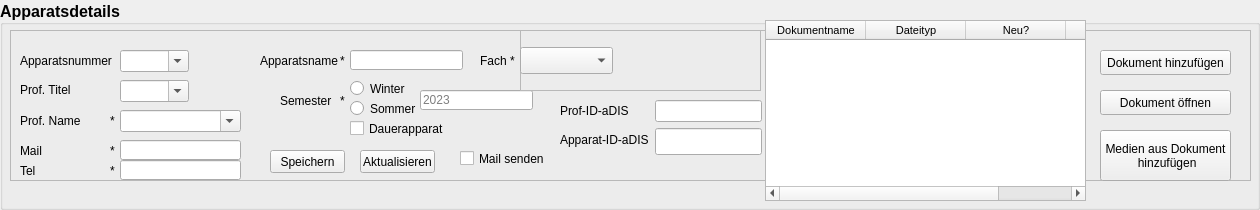
               <widget class="QGroupBox" name="app_group_box">
                <property name="sizePolicy">
                 <sizepolicy hsizetype="Preferred" vsizetype="Fixed">
                  <horstretch>0</horstretch>
                  <verstretch>0</verstretch>
                 </sizepolicy>
                </property>
                <property name="minimumSize">
                 <size>
                  <width>0</width>
                  <height>210</height>
                 </size>
                </property>
                <property name="font">
                 <font>
                  <pointsize>12</pointsize>
                  <weight>75</weight>
                  <bold>true</bold>
                 </font>
                </property>
                <property name="title">
                 <string>Apparatsdetails</string>
                </property>
                <property name="alignment">
                 <set>Qt::AlignLeading|Qt::AlignLeft|Qt::AlignVCenter</set>
                </property>
                <property name="checkable">
                 <bool>false</bool>
                </property>
                <widget class="QTableWidget" name="dokument_list">
                 <property name="geometry">
                  <rect>
                   <x>765</x>
                   <y>20</y>
                   <width>321</width>
                   <height>181</height>
                  </rect>
                 </property>
                 <property name="font">
                  <font>
                   <pointsize>10</pointsize>
                   <weight>50</weight>
                   <bold>false</bold>
                   <kerning>false</kerning>
                  </font>
                 </property>
                 <property name="focusPolicy">
                  <enum>Qt::NoFocus</enum>
                 </property>
                 <property name="acceptDrops">
                  <bool>true</bool>
                 </property>
                 <property name="sizeAdjustPolicy">
                  <enum>QAbstractScrollArea::AdjustToContents</enum>
                 </property>
                 <property name="dragEnabled">
                  <bool>true</bool>
                 </property>
                 <property name="dragDropMode">
                  <enum>QAbstractItemView::DropOnly</enum>
                 </property>
                 <property name="defaultDropAction">
                  <enum>Qt::LinkAction</enum>
                 </property>
                 <property name="selectionMode">
                  <enum>QAbstractItemView::SingleSelection</enum>
                 </property>
                 <column>
                  <property name="text">
                   <string>Dokumentname</string>
                  </property>
                  <property name="font">
                   <font>
                    <family>Arial</family>
                    <pointsize>8</pointsize>
                   </font>
                  </property>
                 </column>
                 <column>
                  <property name="text">
                   <string>Dateityp</string>
                  </property>
                  <property name="font">
                   <font>
                    <family>Arial</family>
                    <pointsize>8</pointsize>
                   </font>
                  </property>
                 </column>
                 <column>
                  <property name="text">
                   <string>Neu?</string>
                  </property>
                  <property name="font">
                   <font>
                    <family>Arial</family>
                    <pointsize>8</pointsize>
                   </font>
                  </property>
                 </column>
                 <column>
                  <property name="text">
                   <string>path</string>
                  </property>
                 </column>
                </widget>
                <widget class="QFrame" name="frame">
                 <property name="enabled">
                  <bool>true</bool>
                 </property>
                 <property name="geometry">
                  <rect>
                   <x>10</x>
                   <y>30</y>
                   <width>1241</width>
                   <height>151</height>
                  </rect>
                 </property>
                 <property name="sizePolicy">
                  <sizepolicy hsizetype="Fixed" vsizetype="Fixed">
                   <horstretch>0</horstretch>
                   <verstretch>0</verstretch>
                  </sizepolicy>
                 </property>
                 <property name="frameShape">
                  <enum>QFrame::StyledPanel</enum>
                 </property>
                 <property name="frameShadow">
                  <enum>QFrame::Raised</enum>
                 </property>
                 <widget class="QComboBox" name="drpdwn_prof_title">
                  <property name="geometry">
                   <rect>
                    <x>110</x>
                    <y>50</y>
                    <width>69</width>
                    <height>22</height>
                   </rect>
                  </property>
                  <property name="font">
                   <font>
                    <pointsize>9</pointsize>
                    <weight>50</weight>
                    <bold>false</bold>
                   </font>
                  </property>
                  <property name="editable">
                   <bool>true</bool>
                  </property>
                 </widget>
                 <widget class="QLabel" name="label_5">
                  <property name="geometry">
                   <rect>
                    <x>250</x>
                    <y>20</y>
                    <width>91</width>
                    <height>21</height>
                   </rect>
                  </property>
                  <property name="font">
                   <font>
                    <pointsize>9</pointsize>
                    <weight>50</weight>
                    <bold>false</bold>
                   </font>
                  </property>
                  <property name="text">
                   <string>Apparatsname</string>
                  </property>
                 </widget>
                 <widget class="QRadioButton" name="sem_winter">
                  <property name="geometry">
                   <rect>
                    <x>340</x>
                    <y>50</y>
                    <width>82</width>
                    <height>17</height>
                   </rect>
                  </property>
                  <property name="font">
                   <font>
                    <pointsize>9</pointsize>
                    <weight>50</weight>
                    <bold>false</bold>
                   </font>
                  </property>
                  <property name="focusPolicy">
                   <enum>Qt::NoFocus</enum>
                  </property>
                  <property name="text">
                   <string>Winter</string>
                  </property>
                 </widget>
                 <widget class="QLabel" name="label_4">
                  <property name="geometry">
                   <rect>
                    <x>10</x>
                    <y>80</y>
                    <width>71</width>
                    <height>21</height>
                   </rect>
                  </property>
                  <property name="font">
                   <font>
                    <pointsize>9</pointsize>
                    <weight>50</weight>
                    <bold>false</bold>
                   </font>
                  </property>
                  <property name="text">
                   <string>Prof. Name</string>
                  </property>
                 </widget>
                 <widget class="QComboBox" name="drpdwn_app_nr">
                  <property name="geometry">
                   <rect>
                    <x>110</x>
                    <y>20</y>
                    <width>69</width>
                    <height>22</height>
                   </rect>
                  </property>
                  <property name="font">
                   <font>
                    <pointsize>9</pointsize>
                    <weight>50</weight>
                    <bold>false</bold>
                   </font>
                  </property>
                  <property name="inputMethodHints">
                   <set>Qt::ImhDigitsOnly</set>
                  </property>
                  <property name="editable">
                   <bool>true</bool>
                  </property>
                 </widget>
                 <widget class="QLineEdit" name="app_name">
                  <property name="geometry">
                   <rect>
                    <x>340</x>
                    <y>20</y>
                    <width>113</width>
                    <height>20</height>
                   </rect>
                  </property>
                  <property name="font">
                   <font>
                    <pointsize>9</pointsize>
                    <weight>50</weight>
                    <bold>false</bold>
                   </font>
                  </property>
                  <property name="focusPolicy">
                   <enum>Qt::StrongFocus</enum>
                  </property>
                 </widget>
                 <widget class="QRadioButton" name="sem_sommer">
                  <property name="geometry">
                   <rect>
                    <x>340</x>
                    <y>70</y>
                    <width>82</width>
                    <height>17</height>
                   </rect>
                  </property>
                  <property name="font">
                   <font>
                    <pointsize>9</pointsize>
                    <weight>50</weight>
                    <bold>false</bold>
                   </font>
                  </property>
                  <property name="focusPolicy">
                   <enum>Qt::NoFocus</enum>
                  </property>
                  <property name="text">
                   <string>Sommer</string>
                  </property>
                 </widget>
                 <widget class="QLabel" name="label_3">
                  <property name="geometry">
                   <rect>
                    <x>10</x>
                    <y>50</y>
                    <width>61</width>
                    <height>20</height>
                   </rect>
                  </property>
                  <property name="font">
                   <font>
                    <pointsize>9</pointsize>
                    <weight>50</weight>
                    <bold>false</bold>
                   </font>
                  </property>
                  <property name="text">
                   <string>Prof. Titel</string>
                  </property>
                 </widget>
                 <widget class="QLabel" name="label_6">
                  <property name="geometry">
                   <rect>
                    <x>270</x>
                    <y>60</y>
                    <width>61</width>
                    <height>21</height>
                   </rect>
                  </property>
                  <property name="font">
                   <font>
                    <pointsize>9</pointsize>
                    <weight>50</weight>
                    <bold>false</bold>
                   </font>
                  </property>
                  <property name="text">
                   <string>Semester</string>
                  </property>
                 </widget>
                 <widget class="QLineEdit" name="sem_year">
                  <property name="geometry">
                   <rect>
                    <x>410</x>
                    <y>60</y>
                    <width>113</width>
                    <height>20</height>
                   </rect>
                  </property>
                  <property name="font">
                   <font>
                    <pointsize>9</pointsize>
                    <weight>50</weight>
                    <bold>false</bold>
                   </font>
                  </property>
                  <property name="focusPolicy">
                   <enum>Qt::StrongFocus</enum>
                  </property>
                  <property name="maxLength">
                   <number>4</number>
                  </property>
                  <property name="placeholderText">
                   <string>2023</string>
                  </property>
                 </widget>
                 <widget class="QLabel" name="label_2">
                  <property name="geometry">
                   <rect>
                    <x>10</x>
                    <y>20</y>
                    <width>101</width>
                    <height>21</height>
                   </rect>
                  </property>
                  <property name="font">
                   <font>
                    <pointsize>9</pointsize>
                    <weight>50</weight>
                    <bold>false</bold>
                   </font>
                  </property>
                  <property name="text">
                   <string>Apparatsnummer</string>
                  </property>
                 </widget>
                 <widget class="QPushButton" name="btn_apparat_save">
                  <property name="geometry">
                   <rect>
                    <x>260</x>
                    <y>120</y>
                    <width>75</width>
                    <height>23</height>
                   </rect>
                  </property>
                  <property name="font">
                   <font>
                    <pointsize>9</pointsize>
                    <weight>50</weight>
                    <bold>false</bold>
                   </font>
                  </property>
                  <property name="text">
                   <string>Speichern</string>
                  </property>
                 </widget>
                 <widget class="QPushButton" name="btn_apparat_apply">
                  <property name="geometry">
                   <rect>
                    <x>350</x>
                    <y>120</y>
                    <width>75</width>
                    <height>23</height>
                   </rect>
                  </property>
                  <property name="font">
                   <font>
                    <pointsize>9</pointsize>
                    <weight>50</weight>
                    <bold>false</bold>
                   </font>
                  </property>
                  <property name="text">
                   <string>Aktualisieren</string>
                  </property>
                 </widget>
                 <widget class="QCheckBox" name="check_eternal_app">
                  <property name="geometry">
                   <rect>
                    <x>340</x>
                    <y>90</y>
                    <width>101</width>
                    <height>17</height>
                   </rect>
                  </property>
                  <property name="font">
                   <font>
                    <pointsize>9</pointsize>
                    <weight>50</weight>
                    <bold>false</bold>
                   </font>
                  </property>
                  <property name="text">
                   <string>Dauerapparat</string>
                  </property>
                 </widget>
                 <widget class="QLabel" name="label_8">
                  <property name="geometry">
                   <rect>
                    <x>10</x>
                    <y>110</y>
                    <width>71</width>
                    <height>21</height>
                   </rect>
                  </property>
                  <property name="font">
                   <font>
                    <pointsize>9</pointsize>
                    <weight>50</weight>
                    <bold>false</bold>
                   </font>
                  </property>
                  <property name="text">
                   <string>Mail</string>
                  </property>
                 </widget>
                 <widget class="QLineEdit" name="prof_mail">
                  <property name="geometry">
                   <rect>
                    <x>110</x>
                    <y>110</y>
                    <width>121</width>
                    <height>20</height>
                   </rect>
                  </property>
                  <property name="font">
                   <font>
                    <pointsize>9</pointsize>
                    <weight>50</weight>
                    <bold>false</bold>
                   </font>
                  </property>
                  <property name="inputMethodHints">
                   <set>Qt::ImhEmailCharactersOnly</set>
                  </property>
                  <property name="maxLength">
                   <number>200</number>
                  </property>
                  <property name="placeholderText">
                   <string/>
                  </property>
                 </widget>
                 <widget class="QLabel" name="label_9">
                  <property name="geometry">
                   <rect>
                    <x>10</x>
                    <y>130</y>
                    <width>71</width>
                    <height>21</height>
                   </rect>
                  </property>
                  <property name="font">
                   <font>
                    <pointsize>9</pointsize>
                    <weight>50</weight>
                    <bold>false</bold>
                   </font>
                  </property>
                  <property name="text">
                   <string>Tel</string>
                  </property>
                 </widget>
                 <widget class="QLineEdit" name="prof_tel_nr">
                  <property name="geometry">
                   <rect>
                    <x>110</x>
                    <y>130</y>
                    <width>121</width>
                    <height>20</height>
                   </rect>
                  </property>
                  <property name="font">
                   <font>
                    <pointsize>9</pointsize>
                    <weight>50</weight>
                    <bold>false</bold>
                   </font>
                  </property>
                  <property name="inputMethodHints">
                   <set>Qt::ImhDigitsOnly</set>
                  </property>
                  <property name="placeholderText">
                   <string/>
                  </property>
                 </widget>
                 <widget class="QLabel" name="label_10">
                  <property name="geometry">
                   <rect>
                    <x>470</x>
                    <y>20</y>
                    <width>51</width>
                    <height>21</height>
                   </rect>
                  </property>
                  <property name="font">
                   <font>
                    <pointsize>9</pointsize>
                    <weight>50</weight>
                    <bold>false</bold>
                   </font>
                  </property>
                  <property name="text">
                   <string>Fach</string>
                  </property>
                 </widget>
                 <widget class="QComboBox" name="drpdwn_prof_name">
                  <property name="geometry">
                   <rect>
                    <x>110</x>
                    <y>80</y>
                    <width>121</width>
                    <height>22</height>
                   </rect>
                  </property>
                  <property name="font">
                   <font>
                    <pointsize>8</pointsize>
                    <weight>50</weight>
                    <bold>false</bold>
                   </font>
                  </property>
                  <property name="focusPolicy">
                   <enum>Qt::StrongFocus</enum>
                  </property>
                  <property name="editable">
                   <bool>true</bool>
                  </property>
                  <property name="currentText">
                   <string/>
                  </property>
                  <property name="insertPolicy">
                   <enum>QComboBox::InsertAlphabetically</enum>
                  </property>
                  <property name="frame">
                   <bool>true</bool>
                  </property>
                 </widget>
                 <widget class="QLabel" name="mail_mand">
                  <property name="geometry">
                   <rect>
                    <x>100</x>
                    <y>110</y>
                    <width>47</width>
                    <height>21</height>
                   </rect>
                  </property>
                  <property name="font">
                   <font>
                    <pointsize>9</pointsize>
                    <weight>50</weight>
                    <bold>false</bold>
                   </font>
                  </property>
                  <property name="text">
                   <string>*</string>
                  </property>
                 </widget>
                 <widget class="QLabel" name="telnr_mand">
                  <property name="geometry">
                   <rect>
                    <x>100</x>
                    <y>130</y>
                    <width>47</width>
                    <height>21</height>
                   </rect>
                  </property>
                  <property name="font">
                   <font>
                    <pointsize>9</pointsize>
                    <weight>50</weight>
                    <bold>false</bold>
                   </font>
                  </property>
                  <property name="text">
                   <string>*</string>
                  </property>
                 </widget>
                 <widget class="QLabel" name="profname_mand">
                  <property name="geometry">
                   <rect>
                    <x>100</x>
                    <y>80</y>
                    <width>47</width>
                    <height>21</height>
                   </rect>
                  </property>
                  <property name="font">
                   <font>
                    <pointsize>9</pointsize>
                    <weight>50</weight>
                    <bold>false</bold>
                   </font>
                  </property>
                  <property name="text">
                   <string>*</string>
                  </property>
                 </widget>
                 <widget class="QLabel" name="appname_mand">
                  <property name="geometry">
                   <rect>
                    <x>330</x>
                    <y>20</y>
                    <width>16</width>
                    <height>21</height>
                   </rect>
                  </property>
                  <property name="font">
                   <font>
                    <pointsize>9</pointsize>
                    <weight>50</weight>
                    <bold>false</bold>
                   </font>
                  </property>
                  <property name="text">
                   <string>*</string>
                  </property>
                 </widget>
                 <widget class="QLabel" name="fach_mand">
                  <property name="geometry">
                   <rect>
                    <x>500</x>
                    <y>20</y>
                    <width>47</width>
                    <height>21</height>
                   </rect>
                  </property>
                  <property name="font">
                   <font>
                    <pointsize>9</pointsize>
                    <weight>50</weight>
                    <bold>false</bold>
                   </font>
                  </property>
                  <property name="focusPolicy">
                   <enum>Qt::NoFocus</enum>
                  </property>
                  <property name="text">
                   <string>*</string>
                  </property>
                 </widget>
                 <widget class="QLabel" name="_mand">
                  <property name="geometry">
                   <rect>
                    <x>330</x>
                    <y>60</y>
                    <width>16</width>
                    <height>21</height>
                   </rect>
                  </property>
                  <property name="font">
                   <font>
                    <pointsize>9</pointsize>
                    <weight>50</weight>
                    <bold>false</bold>
                   </font>
                  </property>
                  <property name="text">
                   <string>*</string>
                  </property>
                 </widget>
                 <widget class="QPushButton" name="btn_add_document">
                  <property name="geometry">
                   <rect>
                    <x>1090</x>
                    <y>20</y>
                    <width>131</width>
                    <height>25</height>
                   </rect>
                  </property>
                  <property name="font">
                   <font>
                    <pointsize>9</pointsize>
                    <weight>50</weight>
                    <bold>false</bold>
                   </font>
                  </property>
                  <property name="text">
                   <string>Dokument hinzufügen</string>
                  </property>
                 </widget>
                 <widget class="QPushButton" name="btn_open_document">
                  <property name="geometry">
                   <rect>
                    <x>1090</x>
                    <y>60</y>
                    <width>131</width>
                    <height>25</height>
                   </rect>
                  </property>
                  <property name="font">
                   <font>
                    <pointsize>9</pointsize>
                    <weight>50</weight>
                    <bold>false</bold>
                   </font>
                  </property>
                  <property name="text">
                   <string>Dokument öffnen</string>
                  </property>
                 </widget>
                 <widget class="QPushButton" name="check_file">
                  <property name="geometry">
                   <rect>
                    <x>1090</x>
                    <y>100</y>
                    <width>131</width>
                    <height>51</height>
                   </rect>
                  </property>
                  <property name="font">
                   <font>
                    <pointsize>9</pointsize>
                    <weight>50</weight>
                    <bold>false</bold>
                   </font>
                  </property>
                  <property name="toolTip">
                   <string>Abhängig von der Anzahl der Medien kann die Suche sehr lange dauern</string>
                  </property>
                  <property name="text">
                   <string>Medien aus Dokument
 hinzufügen</string>
                  </property>
                 </widget>
                 <widget class="QWidget" name="formLayoutWidget_2">
                  <property name="geometry">
                   <rect>
                    <x>550</x>
                    <y>70</y>
                    <width>202</width>
                    <height>80</height>
                   </rect>
                  </property>
                  <layout class="QFormLayout" name="formLayout_3">
                   <item row="0" column="0">
                    <widget class="QLabel" name="label_12">
                     <property name="font">
                      <font>
                       <pointsize>9</pointsize>
                       <weight>50</weight>
                       <bold>false</bold>
                      </font>
                     </property>
                     <property name="text">
                      <string>Prof-ID-aDIS</string>
                     </property>
                    </widget>
                   </item>
                   <item row="0" column="1">
                    <widget class="QLineEdit" name="prof_id_adis">
                     <property name="font">
                      <font>
                       <pointsize>9</pointsize>
                       <weight>50</weight>
                       <bold>false</bold>
                      </font>
                     </property>
                    </widget>
                   </item>
                   <item row="1" column="0">
                    <widget class="QLabel" name="label_13">
                     <property name="font">
                      <font>
                       <pointsize>9</pointsize>
                       <weight>50</weight>
                       <bold>false</bold>
                      </font>
                     </property>
                     <property name="text">
                      <string>Apparat-ID-aDIS</string>
                     </property>
                    </widget>
                   </item>
                   <item row="1" column="1">
                    <widget class="QLineEdit" name="apparat_id_adis"/>
                   </item>
                  </layout>
                 </widget>
                 <widget class="QCheckBox" name="check_send_mail">
                  <property name="geometry">
                   <rect>
                    <x>450</x>
                    <y>120</y>
                    <width>91</width>
                    <height>17</height>
                   </rect>
                  </property>
                  <property name="font">
                   <font>
                    <pointsize>9</pointsize>
                    <weight>50</weight>
                    <bold>false</bold>
                   </font>
                  </property>
                  <property name="text">
                   <string>Mail senden</string>
                  </property>
                 </widget>
                 <widget class="QFrame" name="frame_3">
                  <property name="geometry">
                   <rect>
                    <x>510</x>
                    <y>0</y>
                    <width>241</width>
                    <height>61</height>
                   </rect>
                  </property>
                  <property name="frameShape">
                   <enum>QFrame::StyledPanel</enum>
                  </property>
                  <property name="frameShadow">
                   <enum>QFrame::Raised</enum>
                  </property>
                  <widget class="QWidget" name="gridLayoutWidget_5">
                   <property name="geometry">
                    <rect>
                     <x>0</x>
                     <y>0</y>
                     <width>241</width>
                     <height>61</height>
                    </rect>
                   </property>
                   <layout class="QGridLayout" name="gridLayout_6">
                    <item row="0" column="0">
                     <widget class="QComboBox" name="app_fach"/>
                    </item>
                    <item row="0" column="1">
                     <spacer name="horizontalSpacer_7">
                      <property name="orientation">
                       <enum>Qt::Horizontal</enum>
                      </property>
                      <property name="sizeHint" stdset="0">
                       <size>
                        <width>40</width>
                        <height>20</height>
                       </size>
                      </property>
                     </spacer>
                    </item>
                   </layout>
                  </widget>
                 </widget>
                 <zorder>_mand</zorder>
                 <zorder>drpdwn_prof_title</zorder>
                 <zorder>label_5</zorder>
                 <zorder>sem_winter</zorder>
                 <zorder>label_4</zorder>
                 <zorder>drpdwn_app_nr</zorder>
                 <zorder>sem_sommer</zorder>
                 <zorder>label_3</zorder>
                 <zorder>label_6</zorder>
                 <zorder>sem_year</zorder>
                 <zorder>label_2</zorder>
                 <zorder>btn_apparat_save</zorder>
                 <zorder>btn_apparat_apply</zorder>
                 <zorder>check_eternal_app</zorder>
                 <zorder>label_8</zorder>
                 <zorder>label_9</zorder>
                 <zorder>label_10</zorder>
                 <zorder>mail_mand</zorder>
                 <zorder>telnr_mand</zorder>
                 <zorder>profname_mand</zorder>
                 <zorder>appname_mand</zorder>
                 <zorder>fach_mand</zorder>
                 <zorder>btn_add_document</zorder>
                 <zorder>btn_open_document</zorder>
                 <zorder>app_name</zorder>
                 <zorder>prof_tel_nr</zorder>
                 <zorder>drpdwn_prof_name</zorder>
                 <zorder>prof_mail</zorder>
                 <zorder>check_file</zorder>
                 <zorder>formLayoutWidget_2</zorder>
                 <zorder>check_send_mail</zorder>
                 <zorder>frame_3</zorder>
                </widget>
                <zorder>frame</zorder>
                <zorder>dokument_list</zorder>
               </widget>
